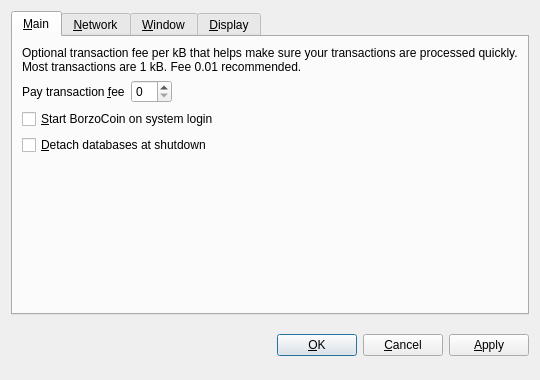
<?xml version="1.0" encoding="UTF-8"?>
<ui version="4.0">
 <class>OptionsDialog</class>
 <widget class="QDialog" name="OptionsDialog">
  <property name="geometry">
   <rect>
    <x>0</x>
    <y>0</y>
    <width>540</width>
    <height>380</height>
   </rect>
  </property>
  <property name="windowTitle">
   <string>Options</string>
  </property>
  <property name="modal">
   <bool>true</bool>
  </property>
  <layout class="QVBoxLayout" name="verticalLayout">
   <item>
    <widget class="QTabWidget" name="tabWidget">
     <property name="tabPosition">
      <enum>QTabWidget::North</enum>
     </property>
     <property name="currentIndex">
      <number>0</number>
     </property>
     <widget class="QWidget" name="tabMain">
      <attribute name="title">
       <string>&amp;Main</string>
      </attribute>
      <layout class="QVBoxLayout" name="verticalLayout_Main">
       <item>
        <widget class="QLabel" name="transactionFeeInfoLabel">
         <property name="text">
          <string>Optional transaction fee per kB that helps make sure your transactions are processed quickly. Most transactions are 1 kB. Fee 0.01 recommended.</string>
         </property>
         <property name="textFormat">
          <enum>Qt::PlainText</enum>
         </property>
         <property name="wordWrap">
          <bool>true</bool>
         </property>
        </widget>
       </item>
       <item>
        <layout class="QHBoxLayout" name="horizontalLayout_Main">
         <item>
          <widget class="QLabel" name="transactionFeeLabel">
           <property name="text">
            <string>Pay transaction &amp;fee</string>
           </property>
           <property name="textFormat">
            <enum>Qt::PlainText</enum>
           </property>
           <property name="buddy">
            <cstring>transactionFee</cstring>
           </property>
          </widget>
         </item>
         <item>
          <widget class="BitcoinAmountField" name="transactionFee"/>
         </item>
         <item>
          <spacer name="horizontalSpacer_Main">
           <property name="orientation">
            <enum>Qt::Horizontal</enum>
           </property>
           <property name="sizeHint" stdset="0">
            <size>
             <width>40</width>
             <height>20</height>
            </size>
           </property>
          </spacer>
         </item>
        </layout>
       </item>
       <item>
        <widget class="QCheckBox" name="bitcoinAtStartup">
         <property name="toolTip">
          <string>Automatically start BorzoCoin after logging in to the system.</string>
         </property>
         <property name="text">
          <string>&amp;Start BorzoCoin on system login</string>
         </property>
        </widget>
       </item>
       <item>
        <widget class="QCheckBox" name="detachDatabases">
         <property name="toolTip">
          <string>Detach block and address databases at shutdown. This means they can be moved to another data directory, but it slows down shutdown. The wallet is always detached.</string>
         </property>
         <property name="text">
          <string>&amp;Detach databases at shutdown</string>
         </property>
        </widget>
       </item>
       <item>
        <spacer name="verticalSpacer_Main">
         <property name="orientation">
          <enum>Qt::Vertical</enum>
         </property>
         <property name="sizeHint" stdset="0">
          <size>
           <width>20</width>
           <height>40</height>
          </size>
         </property>
        </spacer>
       </item>
      </layout>
     </widget>
     <widget class="QWidget" name="tabNetwork">
      <attribute name="title">
       <string>&amp;Network</string>
      </attribute>
      <layout class="QVBoxLayout" name="verticalLayout_Network">
       <item>
        <widget class="QCheckBox" name="mapPortUpnp">
         <property name="toolTip">
          <string>Automatically open the BorzoCoin client port on the router. This only works when your router supports UPnP and it is enabled.</string>
         </property>
         <property name="text">
          <string>Map port using &amp;UPnP</string>
         </property>
        </widget>
       </item>
       <item>
        <widget class="QCheckBox" name="connectSocks">
         <property name="toolTip">
          <string>Connect to the BorzoCoin network through a SOCKS proxy (e.g. when connecting through Tor).</string>
         </property>
         <property name="text">
          <string>&amp;Connect through SOCKS proxy:</string>
         </property>
        </widget>
       </item>
       <item>
        <layout class="QHBoxLayout" name="horizontalLayout_Network">
         <item>
          <widget class="QLabel" name="proxyIpLabel">
           <property name="text">
            <string>Proxy &amp;IP:</string>
           </property>
           <property name="textFormat">
            <enum>Qt::PlainText</enum>
           </property>
           <property name="buddy">
            <cstring>proxyIp</cstring>
           </property>
          </widget>
         </item>
         <item>
          <widget class="QValidatedLineEdit" name="proxyIp">
           <property name="maximumSize">
            <size>
             <width>140</width>
             <height>16777215</height>
            </size>
           </property>
           <property name="toolTip">
            <string>IP address of the proxy (e.g. 127.0.0.1)</string>
           </property>
          </widget>
         </item>
         <item>
          <widget class="QLabel" name="proxyPortLabel">
           <property name="text">
            <string>&amp;Port:</string>
           </property>
           <property name="textFormat">
            <enum>Qt::PlainText</enum>
           </property>
           <property name="buddy">
            <cstring>proxyPort</cstring>
           </property>
          </widget>
         </item>
         <item>
          <widget class="QLineEdit" name="proxyPort">
           <property name="maximumSize">
            <size>
             <width>55</width>
             <height>16777215</height>
            </size>
           </property>
           <property name="toolTip">
            <string>Port of the proxy (e.g. 9050)</string>
           </property>
          </widget>
         </item>
         <item>
          <widget class="QLabel" name="socksVersionLabel">
           <property name="text">
            <string>SOCKS &amp;Version:</string>
           </property>
           <property name="textFormat">
            <enum>Qt::PlainText</enum>
           </property>
           <property name="buddy">
            <cstring>socksVersion</cstring>
           </property>
          </widget>
         </item>
         <item>
          <widget class="QValueComboBox" name="socksVersion">
           <property name="toolTip">
            <string>SOCKS version of the proxy (e.g. 5)</string>
           </property>
          </widget>
         </item>
         <item>
          <spacer name="horizontalSpacer_Network">
           <property name="orientation">
            <enum>Qt::Horizontal</enum>
           </property>
           <property name="sizeHint" stdset="0">
            <size>
             <width>40</width>
             <height>20</height>
            </size>
           </property>
          </spacer>
         </item>
        </layout>
       </item>
       <item>
        <spacer name="verticalSpacer_Network">
         <property name="orientation">
          <enum>Qt::Vertical</enum>
         </property>
         <property name="sizeHint" stdset="0">
          <size>
           <width>20</width>
           <height>40</height>
          </size>
         </property>
        </spacer>
       </item>
      </layout>
     </widget>
     <widget class="QWidget" name="tabWindow">
      <attribute name="title">
       <string>&amp;Window</string>
      </attribute>
      <layout class="QVBoxLayout" name="verticalLayout_Window">
       <item>
        <widget class="QCheckBox" name="minimizeToTray">
         <property name="toolTip">
          <string>Show only a tray icon after minimizing the window.</string>
         </property>
         <property name="text">
          <string>&amp;Minimize to the tray instead of the taskbar</string>
         </property>
        </widget>
       </item>
       <item>
        <widget class="QCheckBox" name="minimizeOnClose">
         <property name="toolTip">
          <string>Minimize instead of exit the application when the window is closed. When this option is enabled, the application will be closed only after selecting Quit in the menu.</string>
         </property>
         <property name="text">
          <string>M&amp;inimize on close</string>
         </property>
        </widget>
       </item>
       <item>
        <spacer name="verticalSpacer_Window">
         <property name="orientation">
          <enum>Qt::Vertical</enum>
         </property>
         <property name="sizeHint" stdset="0">
          <size>
           <width>20</width>
           <height>40</height>
          </size>
         </property>
        </spacer>
       </item>
      </layout>
     </widget>
     <widget class="QWidget" name="tabDisplay">
      <attribute name="title">
       <string>&amp;Display</string>
      </attribute>
      <layout class="QVBoxLayout" name="verticalLayout_Display">
       <item>
        <layout class="QHBoxLayout" name="horizontalLayout_1_Display">
         <item>
          <widget class="QLabel" name="langLabel">
           <property name="text">
            <string>User Interface &amp;language:</string>
           </property>
           <property name="textFormat">
            <enum>Qt::PlainText</enum>
           </property>
           <property name="buddy">
            <cstring>lang</cstring>
           </property>
          </widget>
         </item>
         <item>
          <widget class="QValueComboBox" name="lang">
           <property name="toolTip">
            <string>The user interface language can be set here. This setting will take effect after restarting BorzoCoin.</string>
           </property>
          </widget>
         </item>
        </layout>
       </item>
       <item>
        <layout class="QHBoxLayout" name="horizontalLayout_2_Display">
         <item>
          <widget class="QLabel" name="unitLabel">
           <property name="text">
            <string>&amp;Unit to show amounts in:</string>
           </property>
           <property name="textFormat">
            <enum>Qt::PlainText</enum>
           </property>
           <property name="buddy">
            <cstring>unit</cstring>
           </property>
          </widget>
         </item>
         <item>
          <widget class="QValueComboBox" name="unit">
           <property name="toolTip">
            <string>Choose the default subdivision unit to show in the interface and when sending coins.</string>
           </property>
          </widget>
         </item>
        </layout>
       </item>
       <item>
        <widget class="QCheckBox" name="displayAddresses">
         <property name="toolTip">
          <string>Whether to show BorzoCoin addresses in the transaction list or not.</string>
         </property>
         <property name="text">
          <string>&amp;Display addresses in transaction list</string>
         </property>
        </widget>
       </item>
       <item>
        <widget class="QCheckBox" name="coinControlFeatures">
         <property name="toolTip">
          <string>Whether to show coin control features or not.</string>
         </property>
         <property name="text">
          <string>Display coin &amp;control features (experts only!)</string>
         </property>
        </widget>
       </item>
       <item>
        <spacer name="verticalSpacer_Display">
         <property name="orientation">
          <enum>Qt::Vertical</enum>
         </property>
         <property name="sizeHint" stdset="0">
          <size>
           <width>20</width>
           <height>40</height>
          </size>
         </property>
        </spacer>
       </item>
      </layout>
     </widget>
    </widget>
   </item>
   <item>
    <layout class="QHBoxLayout" name="horizontalLayout_Buttons">
     <item>
      <spacer name="horizontalSpacer_1">
       <property name="orientation">
        <enum>Qt::Horizontal</enum>
       </property>
       <property name="sizeHint" stdset="0">
        <size>
         <width>40</width>
         <height>48</height>
        </size>
       </property>
      </spacer>
     </item>
     <item>
      <widget class="QLabel" name="statusLabel">
       <property name="font">
        <font>
         <weight>75</weight>
         <bold>true</bold>
        </font>
       </property>
       <property name="text">
        <string/>
       </property>
       <property name="textFormat">
        <enum>Qt::PlainText</enum>
       </property>
       <property name="wordWrap">
        <bool>true</bool>
       </property>
      </widget>
     </item>
     <item>
      <spacer name="horizontalSpacer_2">
       <property name="orientation">
        <enum>Qt::Horizontal</enum>
       </property>
       <property name="sizeHint" stdset="0">
        <size>
         <width>40</width>
         <height>48</height>
        </size>
       </property>
      </spacer>
     </item>
     <item>
      <widget class="QPushButton" name="okButton">
       <property name="text">
        <string>&amp;OK</string>
       </property>
      </widget>
     </item>
     <item>
      <widget class="QPushButton" name="cancelButton">
       <property name="text">
        <string>&amp;Cancel</string>
       </property>
       <property name="autoDefault">
        <bool>false</bool>
       </property>
      </widget>
     </item>
     <item>
      <widget class="QPushButton" name="applyButton">
       <property name="text">
        <string>&amp;Apply</string>
       </property>
       <property name="autoDefault">
        <bool>false</bool>
       </property>
      </widget>
     </item>
    </layout>
   </item>
  </layout>
 </widget>
 <customwidgets>
  <customwidget>
   <class>BitcoinAmountField</class>
   <extends>QSpinBox</extends>
   <header>bitcoinamountfield.h</header>
  </customwidget>
  <customwidget>
   <class>QValueComboBox</class>
   <extends>QComboBox</extends>
   <header>qvaluecombobox.h</header>
  </customwidget>
  <customwidget>
   <class>QValidatedLineEdit</class>
   <extends>QLineEdit</extends>
   <header>qvalidatedlineedit.h</header>
  </customwidget>
 </customwidgets>
 <resources/>
 <connections/>
</ui>
